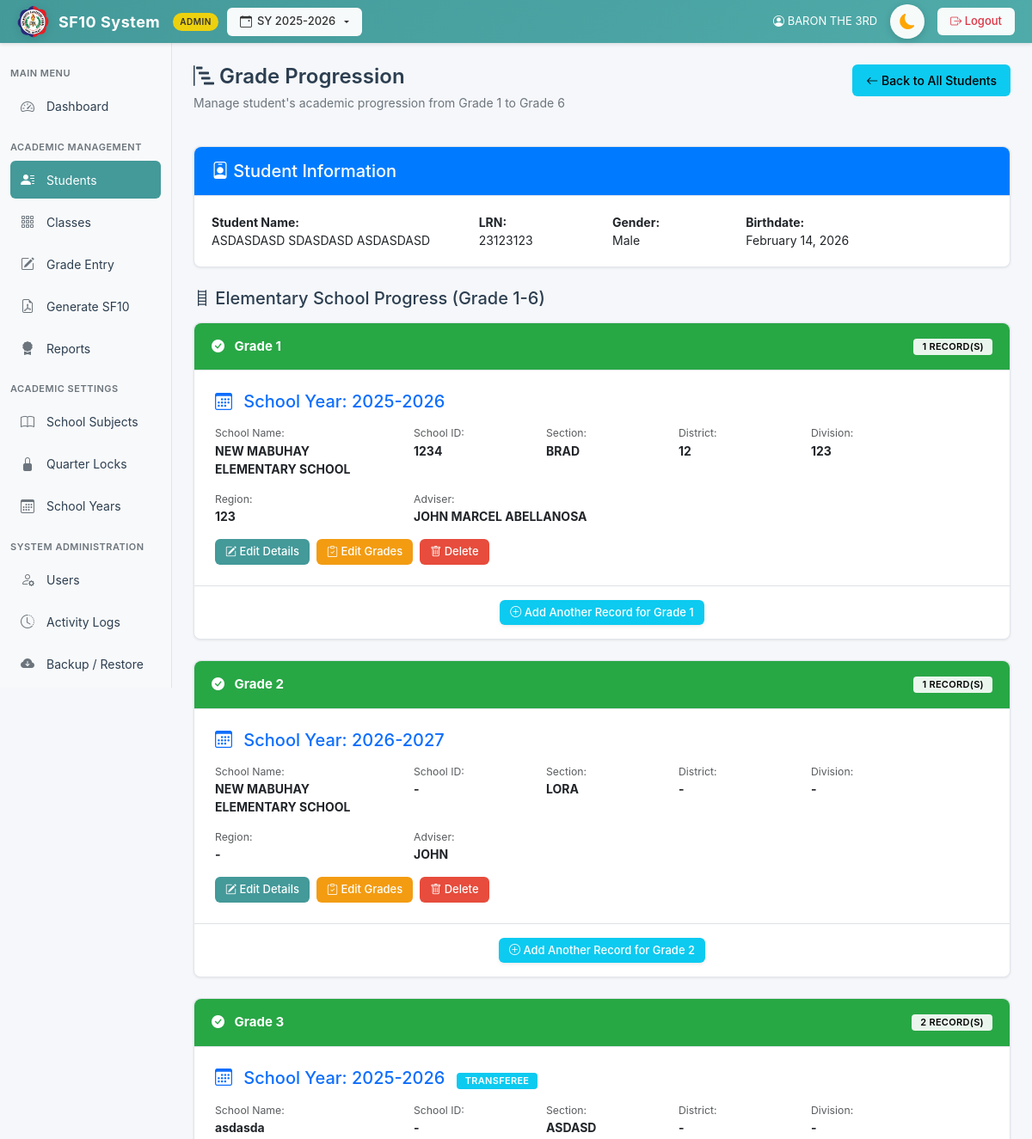
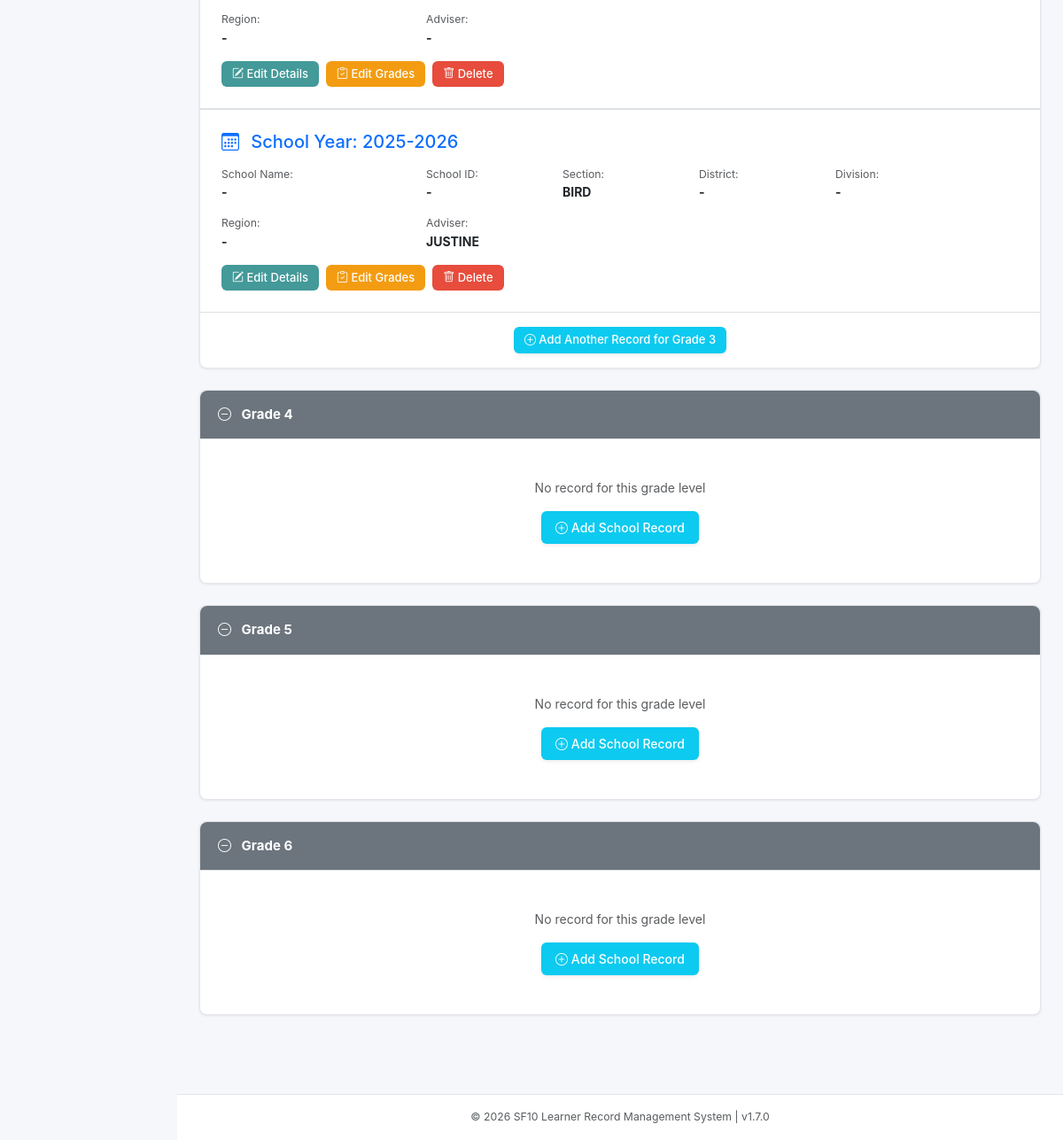
The page /pages/grade_progression.php?student_id=1 (signed in) on the database its author committed (2 pictures, top to bottom).
### tables this page shows
CREATE TABLE `students` (
  `id` int(11) NOT NULL AUTO_INCREMENT,
  `lrn` varchar(20) NOT NULL,
  `last_name` varchar(50) DEFAULT NULL,
  `first_name` varchar(50) DEFAULT NULL,
  `middle_name` varchar(50) DEFAULT NULL,
  `suffix` varchar(10) DEFAULT NULL,
  `gender` enum('Male','Female') DEFAULT NULL,
  `birthdate` date DEFAULT NULL,
  `credential_presented` enum('Kinder Progress Report','ECCD Checklist','Kindergarten Certificate of Completion','PEPT','Others') DEFAULT NULL,
  `credential_other_details` text DEFAULT NULL,
  `pept_rating` varchar(20) DEFAULT NULL,
  `pept_exam_date` date DEFAULT NULL,
  `pept_testing_center` text DEFAULT NULL,
  `created_at` timestamp NOT NULL DEFAULT current_timestamp(),
  `eligibility_school_name` varchar(100) DEFAULT NULL,
  `eligibility_school_id` varchar(50) DEFAULT NULL,
  `eligibility_school_address` varchar(255) DEFAULT NULL,
  `eligibility_remark` varchar(255) DEFAULT NULL,
  `grade_level` varchar(50) DEFAULT NULL,
  `section` varchar(50) DEFAULT NULL,
  PRIMARY KEY (`id`),
  UNIQUE KEY `lrn` (`lrn`),
  UNIQUE KEY `lrn_2` (`lrn`)
);

CREATE TABLE `schools_attended` (
  `id` int(11) NOT NULL AUTO_INCREMENT,
  `student_id` int(11) DEFAULT NULL,
  `school_name` varchar(100) DEFAULT NULL,
  `school_id` varchar(50) DEFAULT NULL,
  `district` varchar(100) DEFAULT NULL,
  `division` varchar(100) DEFAULT NULL,
  `region` varchar(50) DEFAULT NULL,
  `grade_level` int(11) DEFAULT NULL,
  `section` varchar(50) DEFAULT NULL,
  `school_year` varchar(15) DEFAULT NULL,
  `adviser_name` varchar(100) DEFAULT NULL,
  `created_at` timestamp NOT NULL DEFAULT current_timestamp(),
  `is_transfer` tinyint(1) DEFAULT 0 COMMENT '1=Transfer student, 0=Regular student',
  `active` tinyint(1) NOT NULL DEFAULT 1,
  `transfer_quarter` tinyint(1) DEFAULT NULL COMMENT '1=Q1, 2=Q2, 3=Q3, 4=Q4',
  PRIMARY KEY (`id`),
  KEY `student_id` (`student_id`),
  CONSTRAINT `schools_attended_ibfk_1` FOREIGN KEY (`student_id`) REFERENCES `students` (`id`) ON DELETE CASCADE
);

CREATE TABLE `users` (
  `id` int(11) NOT NULL AUTO_INCREMENT,
  `username` varchar(50) NOT NULL,
  `password` varchar(255) NOT NULL,
  `full_name` varchar(100) NOT NULL,
  `role` enum('admin','teacher') NOT NULL,
  `school_name` varchar(255) DEFAULT NULL,
  `school_id` varchar(50) DEFAULT NULL,
  `district` varchar(100) DEFAULT NULL,
  `division` varchar(100) DEFAULT NULL,
  `region` varchar(100) DEFAULT NULL,
  `subject_id` int(11) DEFAULT NULL COMMENT 'For subject teachers - which subject they teach',
  `created_at` timestamp NOT NULL DEFAULT current_timestamp(),
  `totp_secret` varchar(255) DEFAULT NULL,
  `2fa_on_login` tinyint(1) DEFAULT 0,
  `remember_token` varchar(255) DEFAULT NULL,
  PRIMARY KEY (`id`),
  UNIQUE KEY `username` (`username`),
  KEY `fk_users_subject` (`subject_id`),
  CONSTRAINT `fk_users_subject` FOREIGN KEY (`subject_id`) REFERENCES `subjects` (`id`) ON DELETE SET NULL ON UPDATE CASCADE
);

### pages/grade_progression.php (the view, shortened to what this page needs)
<?php
require_once "../includes/db.php";
$student_id = (int)$_GET['student_id'];
$stmt = $conn->prepare("SELECT * FROM students WHERE id = ?");
$stmt->bind_param("i", $student_id);
$stmt->execute();
$student = $stmt->get_result()->fetch_assoc();
function getSchoolInfo($conn, $school_row) {
    $info = [
        'school_name' => $school_row['school_name'] ?? '',
        'school_id' => $school_row['school_id'] ?? '',
        'district' => $school_row['district'] ?? '',
        'division' => $school_row['division'] ?? '',
        'region' => $school_row['region'] ?? ''
    ];
    if (empty($info['school_name']) || empty($info['school_id']) || empty($info['district'])) {
        $adviser_name = $school_row['adviser_name'] ?? '';
        $user_match = null;
        if (!empty($adviser_name)) {
            $stmt = $conn->prepare("SELECT school_name, school_id, district, division, region FROM users WHERE LOWER(full_name) = LOWER(?) LIMIT 1");
            $stmt->bind_param("s", $adviser_name);
            $stmt->execute();
            $user_match = $stmt->get_result()->fetch_assoc();
        }
        if (!$user_match) {
            $grade_label = $school_row['grade_level'] ?? '';
            $section = $school_row['section'] ?? '';
            $school_year_str = $school_row['school_year'] ?? '';
            if ($grade_label && $section && $school_year_str) {
                $gl_num = (int)$grade_label;
                if ($gl_num) {
                    $stmt = $conn->prepare("SELECT u.school_name, u.school_id, u.district, u.division, u.region
                                           FROM teacher_assignments ta
                                           JOIN users u ON ta.teacher_id = u.id
                                           JOIN school_years sy ON ta.school_year_id = sy.id
                                           WHERE ta.grade_level = ?
                                           AND ta.section = ?
                                           AND ta.assignment_type = 'adviser'
                                           AND sy.year = ?
                                           LIMIT 1");
                    $stmt->bind_param("iss", $gl_num, $section, $school_year_str);
                    $stmt->execute();
                    $user_match = $stmt->get_result()->fetch_assoc();
                }
            }
        }
        if (!$user_match) {
            $admin_query = $conn->query("SELECT school_name, school_id, district, division, region FROM users WHERE role = 'admin' AND school_name IS NOT NULL AND school_name != '' LIMIT 1");
            if ($admin_query && $admin_query->num_rows > 0) {
                $user_match = $admin_query->fetch_assoc();
            }
        }
        if ($user_match) {
            if (empty($info['school_name'])) $info['school_name'] = $user_match['school_name'] ?? '';
            if (empty($info['school_id'])) $info['school_id'] = $user_match['school_id'] ?? '';
            if (empty($info['district'])) $info['district'] = $user_match['district'] ?? '';
            if (empty($info['division'])) $info['division'] = $user_match['division'] ?? '';
            if (empty($info['region'])) $info['region'] = $user_match['region'] ?? '';
        }
    }
    return $info;
}
function getAdviserFullName($conn, $school_row) {
    $adviser_name = $school_row['adviser_name'] ?? '';
    if (!empty($adviser_name)) {
        $stmt = $conn->prepare("SELECT full_name FROM users WHERE LOWER(full_name) = LOWER(?) LIMIT 1");
        $stmt->bind_param("s", $adviser_name);
        $stmt->execute();
        $res = $stmt->get_result();
        if ($row = $res->fetch_assoc()) {
            return $row['full_name'];
        }
    }
    $grade_label = $school_row['grade_level'] ?? '';
    $section = $school_row['section'] ?? '';
    $school_year_str = $school_row['school_year'] ?? '';
    if ($grade_label && $section && $school_year_str) {
        $gl_num = (int)$grade_label;
        if ($gl_num) {
            $stmt = $conn->prepare("SELECT u.full_name
                                   FROM teacher_assignments ta
                                   JOIN users u ON ta.teacher_id = u.id
                                   JOIN school_years sy ON ta.school_year_id = sy.id
                                   WHERE ta.grade_level = ?
                                   AND ta.section = ?
                                   AND ta.assignment_type = 'adviser'
                                   AND sy.year = ?
                                   LIMIT 1");
            $stmt->bind_param("iss", $gl_num, $section, $school_year_str);
            $stmt->execute();
            $res = $stmt->get_result();
            if ($row = $res->fetch_assoc()) {
                return $row['full_name'];
            }
        }
    }
    return $adviser_name;
}
$stmt = $conn->prepare("SELECT * FROM schools_attended WHERE student_id = ? ORDER BY grade_level ASC, school_year DESC");
$stmt->bind_param("i", $student_id);
$stmt->execute();
$records_result = $stmt->get_result();
$records = [];
while ($row = $records_result->fetch_assoc()) {
    $records[$row['grade_level']][] = $row;
}
include "../templates/header.php";
?>
<div class="d-flex justify-content-between align-items-start mb-4">
    <div class="page-header mb-0">
        <h2><i class="bi bi-bar-chart-steps"></i> Grade Progression</h2>
        <p class="subtitle">Manage student's academic progression from Grade 1 to Grade 6</p>
    </div>
    <div>
        <a href="students.php" class="btn btn-info">
            <i class="bi bi-arrow-left"></i> Back to All Students
        </a>
    </div>
</div>
<div class="card mb-4">
    <div class="card-header bg-primary text-white">
        <h5 class="mb-0"><i class="bi bi-person-badge"></i> Student Information</h5>
    </div>
    <div class="card-body">
        <div class="row">
            <div class="col-md-4">
                <strong>Student Name:</strong>
                <p class="mb-0"><?= htmlspecialchars(trim($student['first_name'] . ' ' . ($student['middle_name'] ?: '') . ' ' . $student['last_name'])) ?></p>
            </div>
            <div class="col-md-2">
                <strong>LRN:</strong>
                <p class="mb-0"><?= htmlspecialchars($student['lrn'] ?: '-') ?></p>
            </div>
            <div class="col-md-2">
                <strong>Gender:</strong>
                <p class="mb-0"><?= htmlspecialchars($student['gender'] ?: '-') ?></p>
            </div>
            <div class="col-md-4">
                <strong>Birthdate:</strong>
                <p class="mb-0">
                    <?php
                    if ($student['birthdate']) {
                        echo date('F j, Y', strtotime($student['birthdate']));
                    } else {
                        echo '-';
                    }
                    ?>
                </p>
            </div>
        </div>
    </div>
</div>
<h5 class="mb-3"><i class="bi bi-ladder"></i> Elementary School Progress (Grade 1-6)</h5>
<?php for ($grade = 1; $grade <= 6; $grade++): ?>
    <?php
    $grade_records = isset($records[$grade]) ? $records[$grade] : [];
    ?>
    <div class="card mb-4">
        <div class="card-header <?= !empty($grade_records) ? 'bg-success' : 'bg-secondary' ?> text-white d-flex justify-content-between align-items-center">
            <strong><i class="bi <?= !empty($grade_records) ? 'bi-check-circle-fill' : 'bi-dash-circle' ?> me-2"></i> Grade <?= $grade ?></strong>
            <?php if (!empty($grade_records)): ?>
                <span class="badge bg-light text-dark"><?= count($grade_records) ?> Record(s)</span>
            <?php endif; ?>
        </div>
        <div class="card-body <?= !empty($grade_records) ? 'p-0' : '' ?>">
            <?php if (!empty($grade_records)): ?>
                <?php foreach ($grade_records as $idx => $record): ?>
                    <div class="p-4 <?= $idx > 0 ? 'border-top border-2' : '' ?>">
                        <div class="d-flex justify-content-between align-items-center mb-3">
                            <h5 class="mb-0 text-primary">
                                <i class="bi bi-calendar3 me-2"></i> School Year: <?= htmlspecialchars($record['school_year'] ?: '-') ?>
                                <?php if ($record['is_transfer']): ?>
                                    <span class="badge bg-info ms-2">Transferee</span>
                                <?php endif; ?>
                            </h5>
                        </div>
                        <?php $school_info = getSchoolInfo($conn, $record); ?>
                        <div class="row mb-3">
                            <div class="col-md-3">
                                <small class="text-muted d-block">School Name:</small>
                                <strong><?= htmlspecialchars($school_info['school_name'] ?: '-') ?></strong>
                            </div>
                            <div class="col-md-2">
                                <small class="text-muted d-block">School ID:</small>
                                <strong><?= htmlspecialchars($school_info['school_id'] ?: '-') ?></strong>
                            </div>
                            <div class="col-md-2">
                                <small class="text-muted d-block">Section:</small>
                                <strong><?= htmlspecialchars(strtoupper($record['section'] ?: '-')) ?></strong>
                            </div>
                            <div class="col-md-2">
                                <small class="text-muted d-block">District:</small>
                                <strong><?= htmlspecialchars($school_info['district'] ?: '-') ?></strong>
                            </div>
                            <div class="col-md-3">
                                <small class="text-muted d-block">Division:</small>
                                <strong><?= htmlspecialchars($school_info['division'] ?: '-') ?></strong>
                            </div>
                        </div>
                        <div class="row mb-3">
                            <div class="col-md-3">
                                <small class="text-muted d-block">Region:</small>
                                <strong><?= htmlspecialchars($school_info['region'] ?: '-') ?></strong>
                            </div>
                            <div class="col-md-3">
                                <small class="text-muted d-block">Adviser:</small>
                                <strong><?= htmlspecialchars(strtoupper(getAdviserFullName($conn, $record) ?: '-')) ?></strong>
                            </div>
                        </div>
                        <?php if ($is_admin): ?>
                        <div class="d-flex gap-2 mt-3">
                            <button type="button" class="btn btn-sm btn-primary" data-bs-toggle="collapse" data-bs-target="#editForm<?= $record['id'] ?>">
                                <i class="bi bi-pencil-square"></i> Edit Details
                            </button>
                            <a href="enter_grades.php?student_id=<?= $student_id ?>&school_attended_id=<?= $record['id'] ?>" class="btn btn-sm btn-warning">
                                <i class="bi bi-clipboard-check"></i> Edit Grades
                            </a>
                            <a href="?action=delete&id=<?= $record['id'] ?>&student_id=<?= $student_id ?>"
                               class="btn btn-sm btn-danger"
                               onclick="return confirm('Are you sure you want to delete this school record?')">
                                <i class="bi bi-trash"></i> Delete
                            </a>
                        </div>
                        <?php endif; ?>
                    </div>
                <?php endforeach; ?>
                <?php if ($is_admin): ?>
                    <div class="p-3 border-top text-center">
                        <button type="button" class="btn btn-sm btn-info text-white shadow-sm" data-bs-toggle="collapse" data-bs-target="#addForm<?= $grade ?>">
                            <i class="bi bi-plus-circle"></i> Add Another Record for Grade <?= $grade ?>
                        </button>
                    </div>
                <?php endif; ?>
            <?php else: ?>
                <div class="p-4 text-center">
                    <p class="text-muted mb-3">No record for this grade level</p>
                    <?php if ($is_admin): ?>
                        <button type="button" class="btn btn-info text-white shadow-sm" data-bs-toggle="collapse" data-bs-target="#addForm<?= $grade ?>">
                            <i class="bi bi-plus-circle"></i> Add School Record
                        </button>
                    <?php endif; ?>
                </div>
            <?php endif; ?>
        </div>
    </div>
<?php endfor; ?>
<?php include '../templates/footer.php'; ?>

### rows shown on the page
students: first_name+middle_name+last_name "ASDASDASD SDASDASD ASDASDASD", lrn "23123123", gender "Male", birthdate "February 14, 2026"
schools_attended: school_year "2025-2026", school_name "NEW MABUHAY ELEMENTARY SCHOOL", users.school_id "1234", section "BRAD", users.district "12", users.division "123", users.region "123", users.full_name "JOHN MARCEL ABELLANOSA"
schools_attended: school_year "2026-2027", school_name "NEW MABUHAY ELEMENTARY SCHOOL", school_id "-", section "LORA", district "-", division "-", region "-", record "JOHN"
schools_attended: school_year "2025-2026", is_transfer "TRANSFEREE", school_name "asdasda", school_id "-", section "ASDASD", district "-", division "-", region "-", record "-"
schools_attended: school_year "2025-2026", school_name "-", school_id "-", section "BIRD", district "-", division "-", region "-", users.full_name "JUSTINE"

### other values the page prints
$_SESSION['school_year'] "2025-2026"
$user['full_name'] "BARON THE 3RD"
count($grade_records) "1"
count($grade_records) "2"
